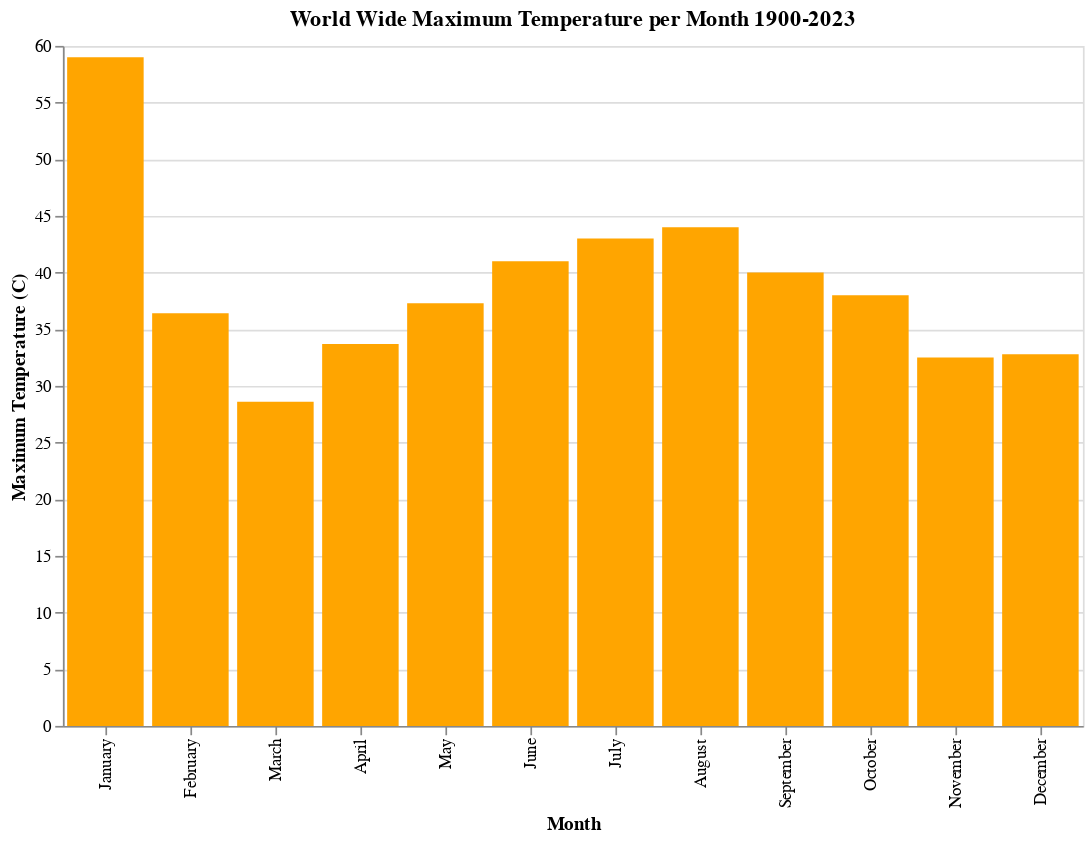

The code cell stored with this chart in its notebook:
### Code cell
# define the slider object
slider = alt.binding_range(min = 1900, max = 2023, step = 1, name='year')
op_var = alt.param(value= 1900, bind=slider)

# create the scatter plot with the slider
alt.Chart(vdf).mark_bar(color = 'orange').encode(
    x = alt.X('month', sort=["January", "February"], title='Month'),
    y = alt.Y('max_temp_c:Q', title='Maximum Temperature (C)'),
    tooltip = 'max_temp_c'
).properties(
    title = 'World Wide Maximum Temperature per Month 1900-2023',
    width = 600,
    height = 400
).add_params (
    op_var
).transform_filter (
    alt.datum.year == op_var
)

### Figure 1 — Vega-Lite specification as saved in the notebook (floating-point values rounded to 4 significant figures; data arrays with more than 128 entries replaced by an {"elided": "..."} marker saying what was removed)
{"config": {"view": {"continuousWidth": 300, "continuousHeight": 300}}, "data": {"name": "data-61def54ae47a6ffc76b9fdc643420332"}, "mark": {"type": "bar", "color": "orange"}, "encoding": {"tooltip": {"field": "max_temp_c", "type": "quantitative"}, "x": {"field": "month", "sort": ["January", "February"], "title": "Month", "type": "nominal"}, "y": {"field": "max_temp_c", "title": "Maximum Temperature (C)", "type": "quantitative"}}, "height": 400, "params": [{"name": "param_1", "bind": {"input": "range", "max": 2023, "min": 1900, "name": "year", "step": 1}, "value": 1900}], "title": "World Wide Maximum Temperature per Month 1900-2023", "transform": [{"filter": "(datum.year === param_1)"}], "width": 600, "$schema": "https://vega.github.io/schema/vega-lite/v5.8.0.json", "datasets": {"data-61def54ae47a6ffc76b9fdc643420332": {"elided": "1485 records"}}}
